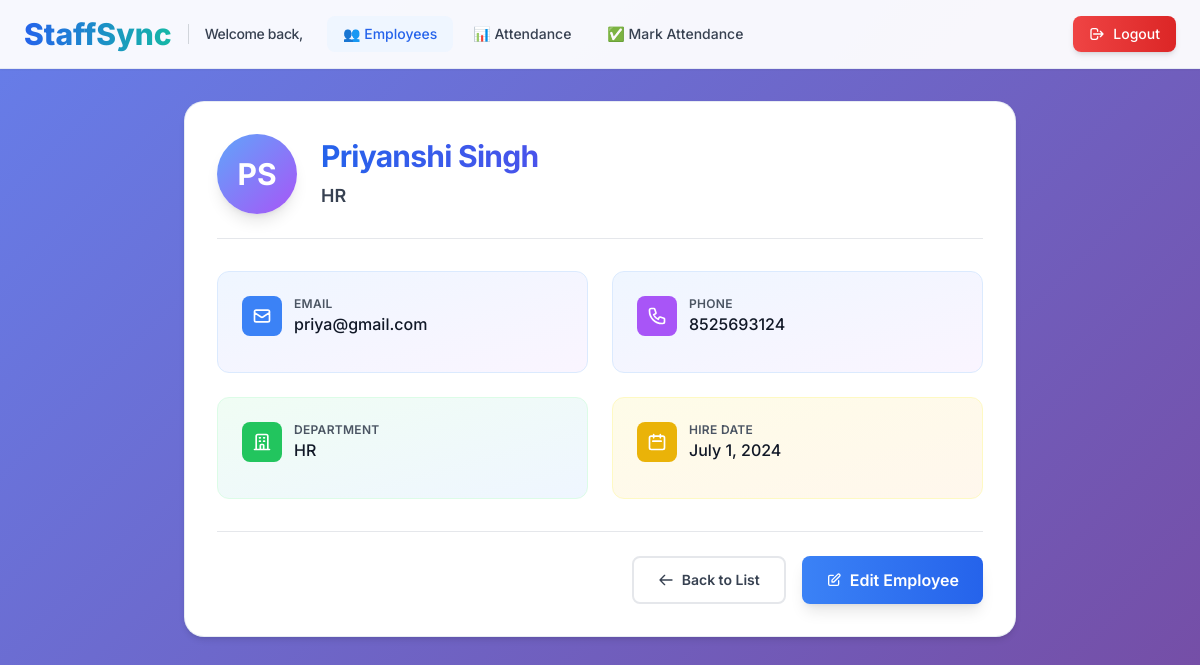
Screenshot of /employees/employee/7/ with the database file from the repository.
### employees/models.py (models this page shows, shortened)
class Employee(models.Model):
    first_name = models.CharField(max_length=100)
    last_name = models.CharField(max_length=100)
    email = models.EmailField(unique=True)
    phone_number = models.CharField(max_length=15)
    department = models.ForeignKey(Department, on_delete=models.SET_NULL, null=True, blank=True)
    hire_date = models.DateField()
    class Meta:
        ordering = ['first_name', 'last_name']
        verbose_name_plural = 'Employees'

class Department(models.Model):
    name = models.CharField(max_length=100)

### employees/views.py (the view)
# urls.py: path('employee/<int:pk>/', views.employee_detail, name='employee_detail'),
def employee_detail(request, pk):
    employee = get_object_or_404(Employee.objects.select_related('department'), pk=pk)
    attendances = Attendance.objects.filter(employee=employee).order_by('-date')[:10]
    return render(request, 'employees/employee_detail.html', {
        'employee': employee,
        'attendances': attendances,
    })

### employees/templates/employees/employee_detail.html (shortened to what this page needs)
    {% load static %}
<!DOCTYPE html>
<html lang="en">
<head>
    <script src="https://cdn.tailwindcss.com"></script>
    <link rel="stylesheet" href="{% static 'admin.css' %}">
</head>
<body class="fade-in">
    <header class="admin-header sticky top-0 z-40 py-4 px-6">
        <div class="max-w-7xl mx-auto flex justify-between items-center">
            <div class="flex items-center space-x-6">
                <div class="flex items-center space-x-4">
                    <a href="{% url 'dashboard' %}" class="flex items-center space-x-2">
                        <span class="text-2xl md:text-3xl font-extrabold bg-gradient-to-r from-blue-600 to-teal-500 bg-clip-text text-transparent">StaffSync</span>
                    </a>
                    <div class="hidden md:block border-l border-gray-300 pl-4">
                        <h2 class="text-sm font-medium text-gray-600">Welcome back,</h2>
                    </div>
                </div>
                <nav class="hidden md:flex items-center space-x-1">
                    <a href="{% url 'employee_list' %}" class="px-4 py-2 text-sm font-medium text-blue-600 bg-blue-50 rounded-lg transition-all duration-200">👥 Employees</a>
                    <a href="{% url 'attendance_list' %}" class="px-4 py-2 text-sm font-medium text-gray-700 hover:text-blue-600 hover:bg-blue-50 rounded-lg transition-all duration-200">📊 Attendance</a>
                    <a href="{% url 'mark_attendance' %}" class="px-4 py-2 text-sm font-medium text-gray-700 hover:text-blue-600 hover:bg-blue-50 rounded-lg transition-all duration-200">✅ Mark Attendance</a>
                </nav>
            </div>
            <div class="flex items-center space-x-4">
                <a href="{% url 'logout' %}" class="inline-flex items-center px-4 py-2 text-sm font-medium text-white bg-gradient-to-r from-red-500 to-red-600 rounded-lg hover:from-red-600 hover:to-red-700 shadow-md hover:shadow-lg transition-all duration-200">
                    <svg class="w-4 h-4 mr-2" fill="none" stroke="currentColor" viewBox="0 0 24 24">
                        <path stroke-linecap="round" stroke-linejoin="round" stroke-width="2" d="M17 16l4-4m0 0l-4-4m4 4H7m6 4v1a3 3 0 01-3 3H6a3 3 0 01-3-3V7a3 3 0 013-3h4a3 3 0 013 3v1"></path>
                    </svg>
                    Logout
                </a>
            </div>
        </div>
    </header>
    <main class="max-w-4xl mx-auto px-4 sm:px-6 lg:px-8 py-8">
        <div class="card fade-in p-6 md:p-8">
            <div class="flex items-center space-x-6 mb-8 pb-6 border-b border-gray-200">
                <div class="w-20 h-20 bg-gradient-to-br from-blue-400 to-purple-500 rounded-full flex items-center justify-center text-white font-bold text-3xl shadow-lg">
                    {{ employee.first_name|first }}{{ employee.last_name|first }}
                </div>
                <div class="flex-1">
                    <h1 class="text-3xl font-bold bg-gradient-to-r from-blue-600 to-purple-600 bg-clip-text text-transparent mb-2">
                    </h1>
                    <p class="text-lg text-gray-600">{{ employee.department.name|default:"No Department" }}</p>
                </div>
            </div>
            <div class="grid grid-cols-1 md:grid-cols-2 gap-6 mb-8">
                <div class="bg-gradient-to-br from-blue-50 to-purple-50 rounded-xl p-6 border border-blue-100">
                    <div class="flex items-center space-x-3 mb-3">
                        <div class="w-10 h-10 bg-blue-500 rounded-lg flex items-center justify-center">
                            <svg class="w-5 h-5 text-white" fill="none" stroke="currentColor" viewBox="0 0 24 24" aria-hidden="true">
                                <path stroke-linecap="round" stroke-linejoin="round" stroke-width="2" d="M3 8l7.89 5.26a2 2 0 002.22 0L21 8M5 19h14a2 2 0 002-2V7a2 2 0 00-2-2H5a2 2 0 00-2 2v10a2 2 0 002 2z"></path>
                            </svg>
                        </div>
                        <div>
                            <p class="text-xs font-semibold text-gray-500 uppercase tracking-wide">Email</p>
                            <p class="text-base font-medium text-gray-900">{{ employee.email }}</p>
                        </div>
                    </div>
                </div>
                <div class="bg-gradient-to-br from-blue-50 to-purple-50 rounded-xl p-6 border border-blue-100">
                    <div class="flex items-center space-x-3 mb-3">
                        <div class="w-10 h-10 bg-purple-500 rounded-lg flex items-center justify-center">
                        </div>
                        <div>
                            <p class="text-xs font-semibold text-gray-500 uppercase tracking-wide">Phone</p>
                            <p class="text-base font-medium text-gray-900">{{ employee.phone_number }}</p>
                        </div>
                    </div>
                </div>
                <div class="bg-gradient-to-br from-green-50 to-blue-50 rounded-xl p-6 border border-green-100">
                    <div class="flex items-center space-x-3 mb-3">
                        <div class="w-10 h-10 bg-green-500 rounded-lg flex items-center justify-center">
                        </div>
                        <div>
                            <p class="text-xs font-semibold text-gray-500 uppercase tracking-wide">Department</p>
                            <p class="text-base font-medium text-gray-900">{{ employee.department.name|default:"No Department" }}</p>
                        </div>
                    </div>
                </div>
                <div class="bg-gradient-to-br from-yellow-50 to-orange-50 rounded-xl p-6 border border-yellow-100">
                    <div class="flex items-center space-x-3 mb-3">
                        <div class="w-10 h-10 bg-yellow-500 rounded-lg flex items-center justify-center">
                            <svg class="w-5 h-5 text-white" fill="none" stroke="currentColor" viewBox="0 0 24 24" aria-hidden="true">
                                <path stroke-linecap="round" stroke-linejoin="round" stroke-width="2" d="M8 7V3m8 4V3m-9 8h10M5 21h14a2 2 0 002-2V7a2 2 0 00-2-2H5a2 2 0 00-2 2v12a2 2 0 002 2z"></path>
                            </svg>
                        </div>
                        <div>
                            <p class="text-xs font-semibold text-gray-500 uppercase tracking-wide">Hire Date</p>
                            <p class="text-base font-medium text-gray-900">{{ employee.hire_date|date:"F j, Y" }}</p>
                        </div>
                    </div>
                </div>
            </div>
            <div class="flex flex-col sm:flex-row justify-end space-y-3 sm:space-y-0 sm:space-x-4 pt-6 border-t border-gray-200">
                <a href="{% url 'employee_list' %}" class="inline-flex items-center justify-center px-6 py-3 text-sm font-semibold text-gray-700 bg-white border-2 border-gray-200 rounded-lg hover:bg-gray-50 hover:border-gray-300 transition-all duration-200">
                    <svg class="w-4 h-4 mr-2" fill="none" stroke="currentColor" viewBox="0 0 24 24">
                        <path stroke-linecap="round" stroke-linejoin="round" stroke-width="2" d="M10 19l-7-7m0 0l7-7m-7 7h18"></path>
                    </svg>
                    Back to List
                </a>
                <a href="{% url 'employee_edit' employee.pk %}" class="inline-flex items-center justify-center px-6 py-3 bg-gradient-to-r from-blue-500 to-blue-600 text-white font-semibold rounded-lg shadow-lg hover:shadow-xl hover:from-blue-600 hover:to-blue-700 transition-all duration-200 transform hover:scale-105">
                    <svg class="w-4 h-4 mr-2" fill="none" stroke="currentColor" viewBox="0 0 24 24">
                        <path stroke-linecap="round" stroke-linejoin="round" stroke-width="2" d="M11 5H6a2 2 0 00-2 2v11a2 2 0 002 2h11a2 2 0 002-2v-5m-1.414-9.414a2 2 0 112.828 2.828L11.828 15H9v-2.828l8.586-8.586z"></path>
                    </svg>
                    Edit Employee
                </a>
            </div>
        </div>
    </main>
</body>
</html>

### employees/static/admin.css (style rules this page uses)
:root { --primary-blue: #2563eb; --primary-blue-dark: #1d4ed8; --primary-blue-light: #3b82f6; --success-green: #10b981; --danger-red: #ef4444; --warning-yellow: #f59e0b; --gray-50: #f9fafb; --gray-100: #f3f4f6; --gray-200: #e5e7eb; --gray-300: #d1d5db; --gray-600: #4b5563; --gray-700: #374151; --gray-800: #1f2937; --gray-900: #111827; --space-xs: 0.25rem; --space-sm: 0.5rem; --space-md: 1rem; --space-lg: 1.5rem; --space-xl: 2rem; --space-2xl: 3rem; --space-3xl: 4rem; --font-xs: 0.75rem; --font-sm: 0.875rem; --font-base: 1rem; --font-lg: 1.125rem; --font-xl: 1.25rem; --font-2xl: 1.5rem; --font-3xl: 1.875rem; --font-4xl: 2.25rem; --radius-sm: 0.375rem; --radius-md: 0.5rem; --radius-lg: 0.75rem; --radius-xl: 1rem; --radius-2xl: 1.25rem; --radius-full: 9999px; --shadow-sm: 0 1px 2px 0 rgba(0, 0, 0, 0.05); --shadow-md: 0 4px 6px -1px rgba(0, 0, 0, 0.1), 0 2px 4px -1px rgba(0, 0, 0, 0.06); --shadow-lg: 0 10px 15px -3px rgba(0, 0, 0, 0.1), 0 4px 6px -2px rgba(0, 0, 0, 0.05); --shadow-xl: 0 20px 25px -5px rgba(0, 0, 0, 0.1), 0 10px 10px -5px rgba(0, 0, 0, 0.04); --shadow-2xl: 0 25px 50px -12px rgba(0, 0, 0, 0.25); --transition-fast: 150ms cubic-bezier(0.4, 0, 0.2, 1); --transition-base: 200ms cubic-bezier(0.4, 0, 0.2, 1); --transition-slow: 300ms cubic-bezier(0.4, 0, 0.2, 1); --transition-bounce: 400ms cubic-bezier(0.34, 1.56, 0.64, 1); --z-dropdown: 1000; --z-sticky: 1020; --z-fixed: 1030; --z-modal-backdrop: 1040; --z-modal: 1050; --z-popover: 1060; --z-tooltip: 1070; }
*, *::before, *::after { box-sizing: border-box; }
* { transition-property: background-color, border-color, color, fill, stroke, opacity, box-shadow, transform; transition-duration: var(--transition-base); transition-timing-function: cubic-bezier(0.4, 0, 0.2, 1); }
.card, .stat-card, button, .sidebar-link, .mobile-menu-btn { will-change: transform; backface-visibility: hidden; -webkit-font-smoothing: antialiased; -moz-osx-font-smoothing: grayscale; }
body { font-family: 'Inter', -apple-system, BlinkMacSystemFont, 'Segoe UI', Roboto, sans-serif; background: linear-gradient(135deg, #667eea 0%, #764ba2 100%); background-attachment: fixed; min-height: 100vh; color: #1f2937; -webkit-font-smoothing: antialiased; -moz-osx-font-smoothing: grayscale; text-rendering: optimizeLegibility; font-weight: 500; }
p, span, div { color: #1f2937; }
.text-gray-500 { color: #4b5563 !important; font-weight: 600; }
.text-gray-600 { color: #374151 !important; font-weight: 600; }
h1, h2, h3, h4, h5, h6 { font-weight: 700; color: #111827; letter-spacing: -0.025em; }
.card { background: white; border-radius: var(--radius-2xl); box-shadow: var(--shadow-md); transition: all var(--transition-bounce); border: 1px solid rgba(226, 232, 240, 0.8); position: relative; overflow: hidden; }
.card::before { content: ''; position: absolute; top: 0; left: 0; right: 0; height: 3px; background: linear-gradient(90deg, #3b82f6 0%, #8b5cf6 100%); transform: scaleX(0); transform-origin: left; transition: transform var(--transition-slow); opacity: 0; }
.admin-header { background: rgba(255, 255, 255, 0.95); backdrop-filter: blur(12px) saturate(180%); -webkit-backdrop-filter: blur(12px) saturate(180%); box-shadow: var(--shadow-sm); border-bottom: 1px solid rgba(226, 232, 240, 0.8); position: sticky; top: 0; z-index: var(--z-sticky); }
.fade-in { animation: fadeIn 0.4s cubic-bezier(0.4, 0, 0.2, 1); will-change: opacity, transform; }
.card { animation: scaleIn 0.3s cubic-bezier(0.4, 0, 0.2, 1) backwards; will-change: opacity, transform; }
.card:nth-of-type(1) { animation-delay: 0.1s; }
.fade-in { animation: fadeIn 0.5s ease-out; }
.card { animation: scaleIn 0.4s ease-out backwards; }
.card:nth-of-type(1) { animation-delay: 0.2s; }

### employees/templates/employees/employee_detail.html (style rules this page uses)
body { font-family: 'Inter', sans-serif; }

### rows the page displays
Employee: first_name|first "P", last_name|first "S", department.name "HR", email "priya@gmail.com", phone_number "8525693124", hire_date "July 1, 2024"
